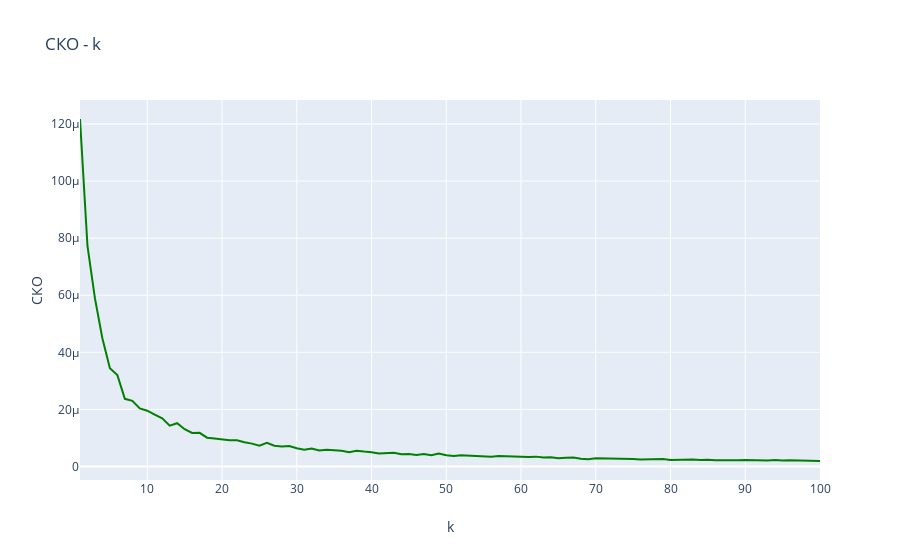

Source (notebook cell):
### Code cell
fig = go.Figure()
fig.add_trace(go.Scatter(x=np.arange(1, len(vert)+1), y=vert, name='Оценка параметра равномерного распределения',
                         line=dict(color='green', width=2)))
fig.update_layout(title='СКО - k',
                   xaxis_title='k',
                   yaxis_title='СКО')
fig.show()
